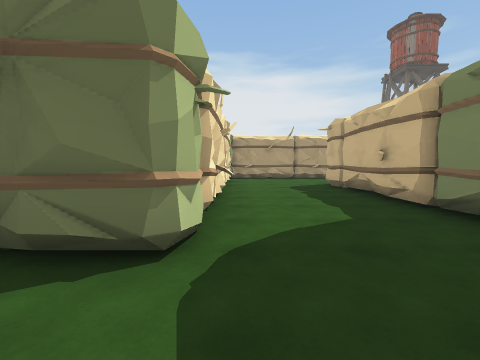
[1] (above)

24 first-person views from a walk through a 3-D level made in the Unity game engine. The camera is 1.4 m above the floor, tilts 4° down and sees 90° across. The floor is counted in squares, 2 m on a side. Each view is taken from the middle of a square. On the plan, view 1 faces up. The plan holds only what a view shows up to about 9 squares ahead; the rest is blank. The place goes on beyond the plan. The player is left out. Some animated figures are left out. Door leaves are left out, so doorways stand open.

[2]
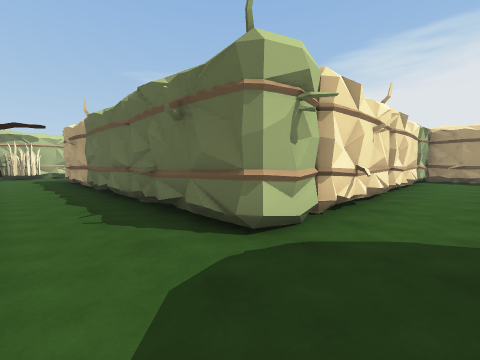

[3]
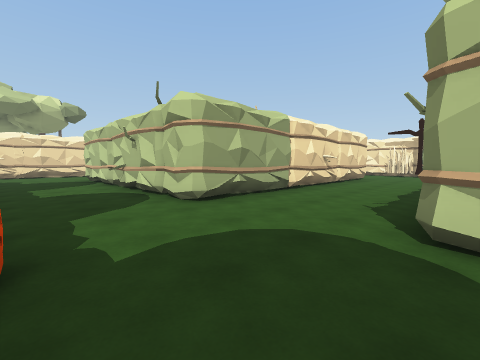

[4]
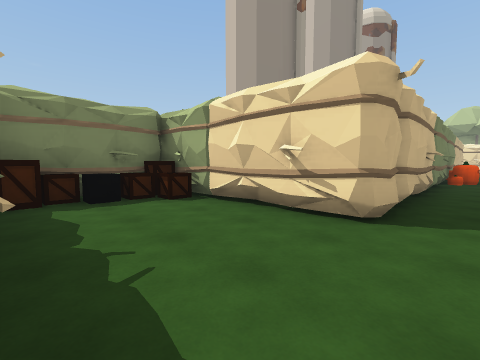

[5]
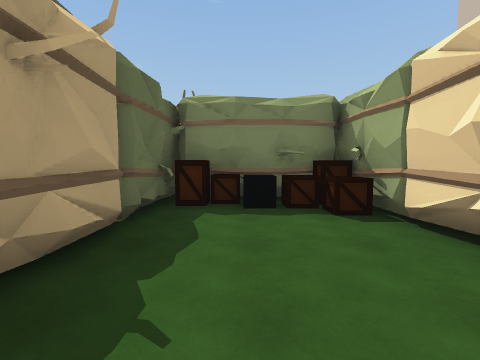

[6]
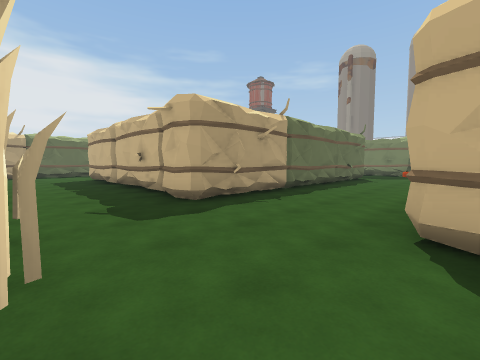

[7]
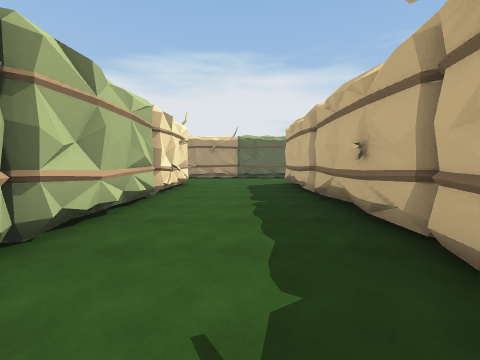

[8]
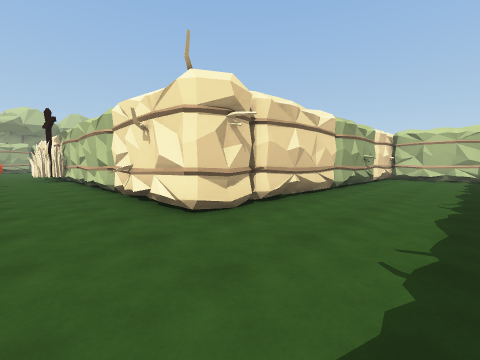

[9]
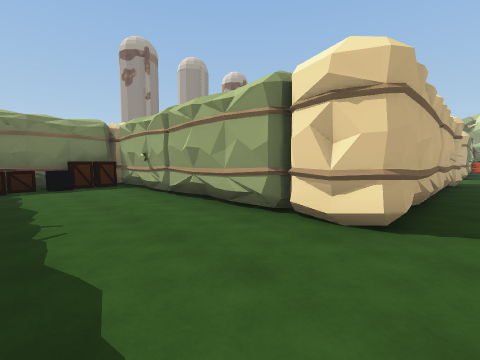

[10]
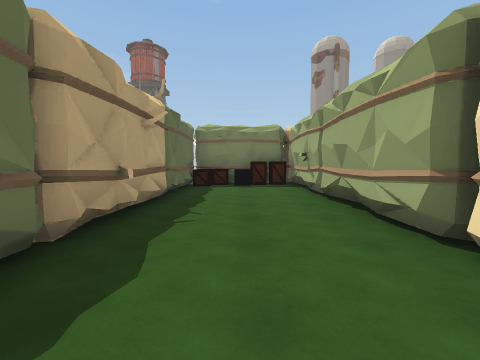

[11]
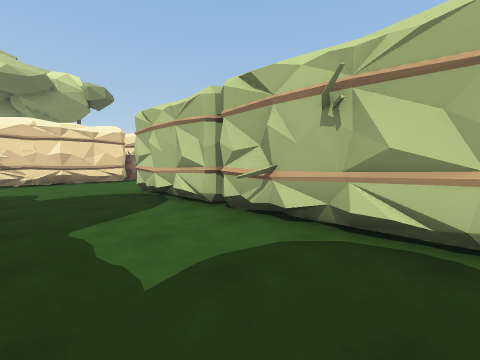

[12]
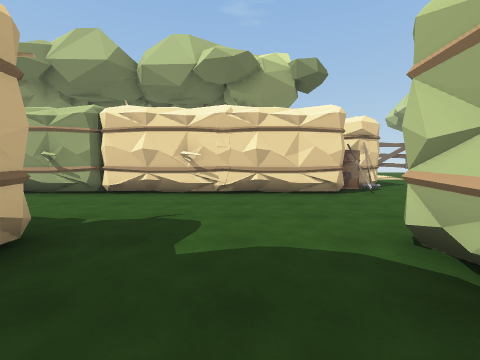

[13]
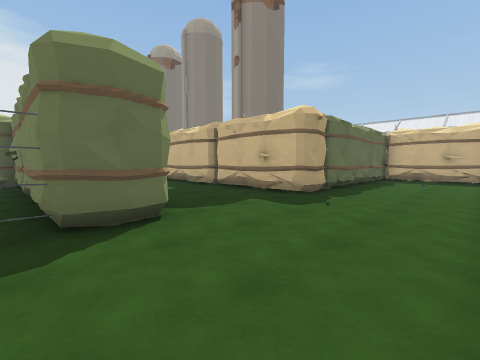

[14]
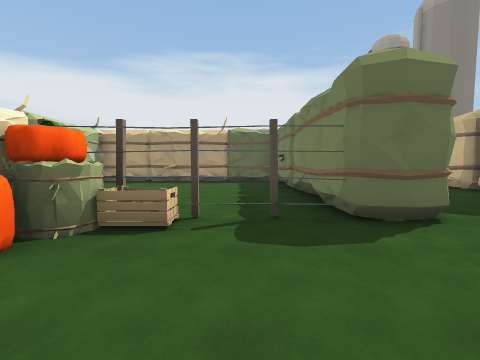

[15]
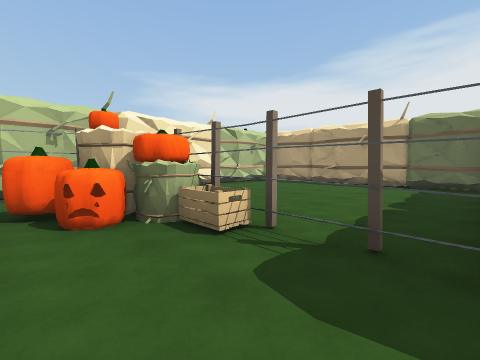

[16]
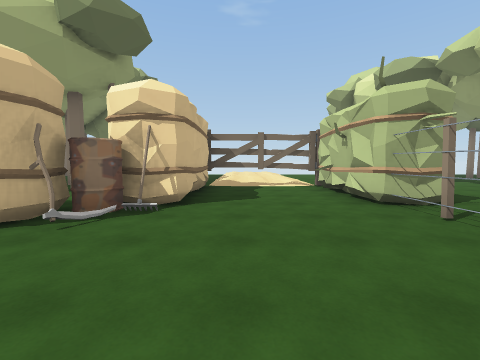

[17]
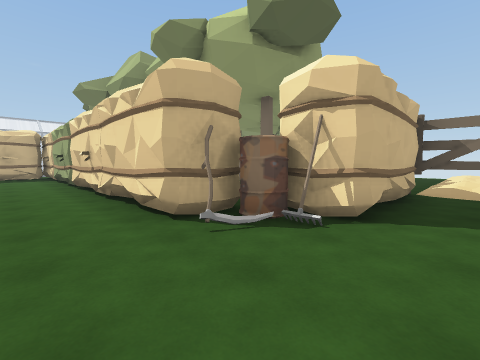

[18]
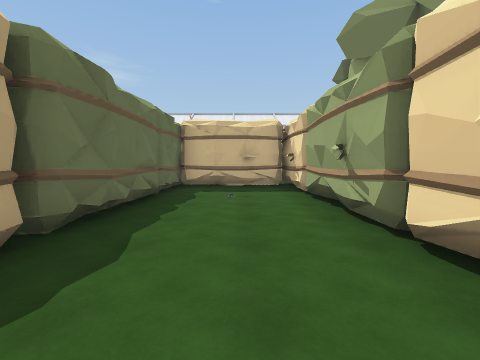

[19]
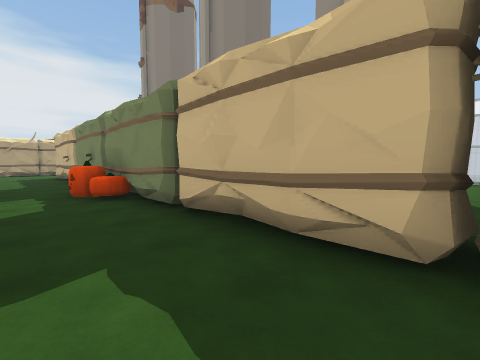

[20]
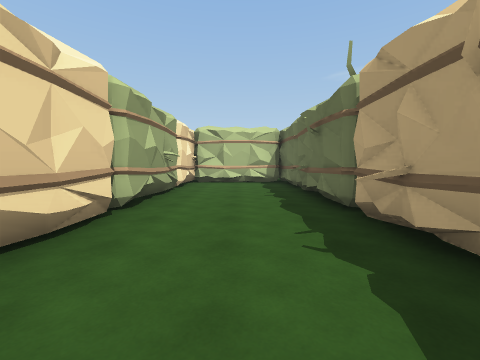

[21]
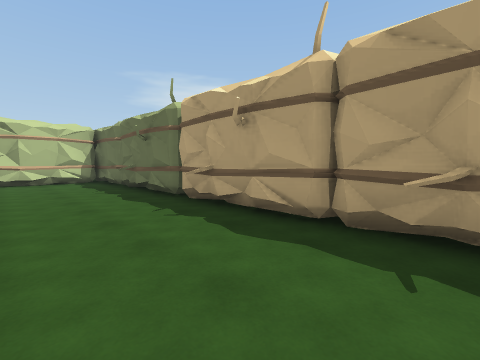

[22]
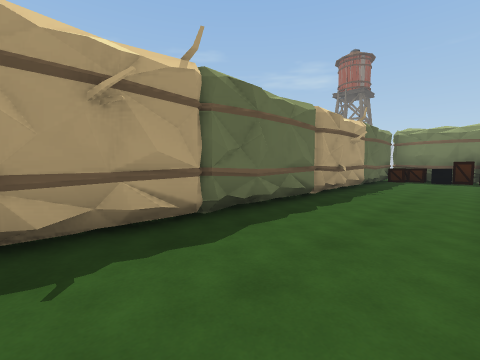

[23]
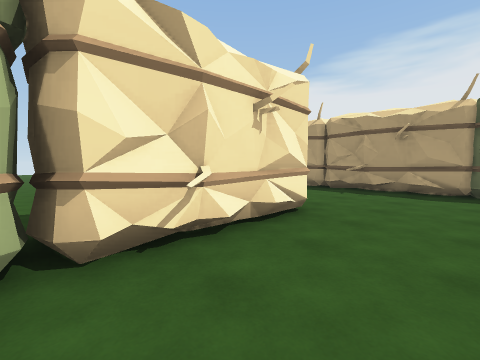

[24]
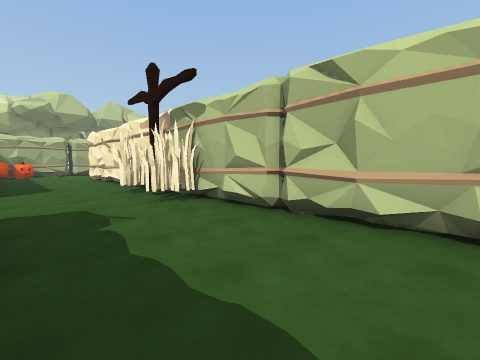

### Floor plan
Key: @ floor where view 1 was taken; # wall or solid block; x gap in a wall; . main floor; : floor 0.25 m higher than the main floor; C black cube; P pumpkin; L plant; T tree; B hay bale; O other object.
Columns run from 23 left of view 1 to 10 right of it. Each row starts with its distance up from view 1.
 13 OOO###O#####OOO###OOOOO   OOOOOO
 12 O....................O
 11 O....................COO..O...O#
 10 O....................OO.......C#
  9 ##O###OOO#O...OOOO####O.......C#O
  8    O  OOO##...O    O  O...###OO#
  7    ..     #...O      OO...#  O
  6    ......OO...#      O ...#
  5           O...#      O ...#
  4           O...#O     O#O..#O
  3           O...#  OOO  #...#
  2          OO...#O#OOO#O#...#
  1          OL...............#O
  0           O............@.OOO
 -1           L...............PO
 -2           O...OOO###OOO...OO
 -3           #... OOO##OO#...O
 -4           #... O.....O#...O
 -5           O... O.....O#O..O
 -6            ... #.....O#...##....
 -7             .. O ....OO...#
 -8                O  ...OO...#O
 -9                   BO#OO...##OOOOO
-10                O#BB..............
-11                O#P............O.#
-12                O#...............#O
-13                 #....OOOO########
-14                O#...OOOOOOO OOOOOO
-15               T  ...O .
-16              ..  O..O TT
-17             ..  #...#
-18                  :x..
-19                  ::..

Where each view was taken, in squares from view 1:
view 1: 0 up, 0 right, facing up
view 2: 0 up, 1 right, facing up-left
view 3: 2 up, 2 right, facing down-left
view 4: 11 up, 2 right, facing down-right
view 5: 10 up, 3 right, facing right
view 6: 2 down, 12 left, facing up-right
view 7: 1 up, 11 left, facing up
view 8: 12 up, 11 left, facing down-left
view 9: 12 up, 10 left, facing down-right
view 10: 11 up, 10 left, facing right
view 11: 3 down, 2 right, facing down-left
view 12: 7 down, 1 right, facing down
view 13: 12 down, 2 left, facing up-right
view 14: 12 down, 3 left, facing up
view 15: 11 down, 2 left, facing up-left
view 16: 10 down, 4 left, facing down
view 17: 11 down, 4 left, facing down-right
view 18: 11 down, 2 right, facing right
view 19: 6 down, 1 right, facing up-right
view 20: 11 up, 14 left, facing left
view 21: 10 up, 13 left, facing up-left
view 22: 10 up, 13 left, facing up-right
view 23: 6 up, 11 left, facing up-left
view 24: 5 up, 10 left, facing down-left
